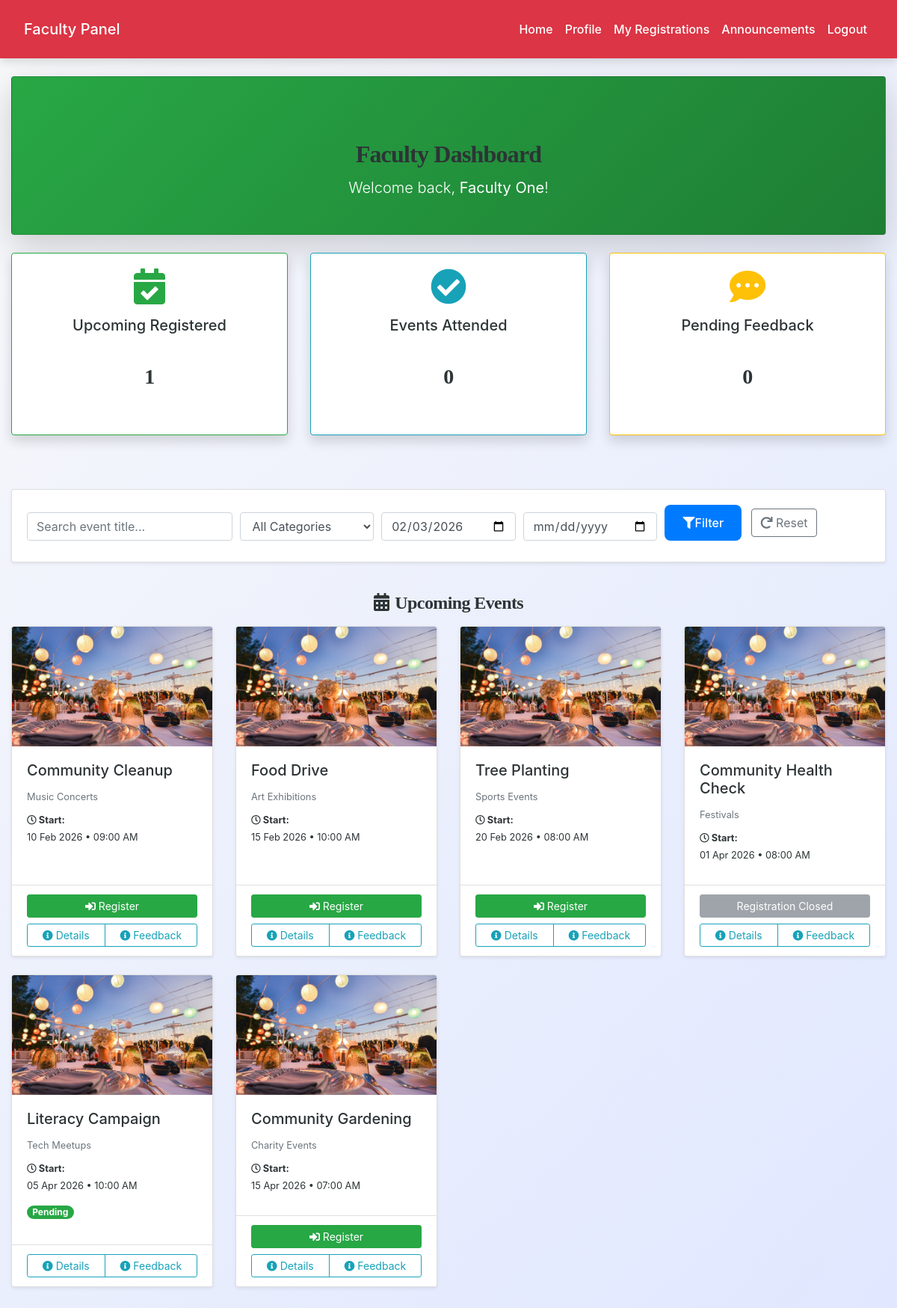
Page /faculty/dashboard.php (signed in) on the committed database.
### tables this page shows
CREATE TABLE `users` (
  `id` int(11) NOT NULL,
  `role` enum('Student','Faculty','Event Organizer') NOT NULL,
  `department` varchar(100) NOT NULL,
  `first_name` varchar(100) NOT NULL,
  `last_name` varchar(100) NOT NULL,
  `email` varchar(150) NOT NULL,
  `password_hash` varchar(255) NOT NULL,
  `phone` varchar(20) DEFAULT NULL,
  `profile_image` varchar(255) DEFAULT NULL,
  `system_notifications` tinyint(1) DEFAULT 1,
  `status` enum('pending','active','suspended') DEFAULT 'pending',
  `created_at` timestamp NOT NULL DEFAULT current_timestamp(),
  `updated_at` timestamp NOT NULL DEFAULT current_timestamp() ON UPDATE current_timestamp()
);

CREATE TABLE `events` (
  `event_id` int(11) NOT NULL,
  `title` varchar(255) NOT NULL,
  `description` text NOT NULL,
  `organizer_id` int(11) NOT NULL,
  `category_id` int(11) DEFAULT NULL,
  `event_type` enum('one_time','recurring') DEFAULT 'one_time',
  `start_datetime` datetime NOT NULL,
  `end_datetime` datetime NOT NULL,
  `capacity` int(11) DEFAULT 0,
  `registration_deadline` datetime DEFAULT NULL,
  `status` enum('pending','approved','rejected','cancelled','completed') DEFAULT 'pending',
  `banner_image` varchar(255) DEFAULT NULL,
  `created_at` datetime DEFAULT current_timestamp(),
  `updated_at` datetime DEFAULT current_timestamp() ON UPDATE current_timestamp()
);

CREATE TABLE `event_categories` (
  `id` int(11) NOT NULL,
  `name` varchar(100) NOT NULL
);

CREATE TABLE `event_registrations` (
  `id` int(11) NOT NULL,
  `event_id` int(11) NOT NULL,
  `user_id` int(11) NOT NULL,
  `status` enum('pending','confirmed','waitlisted','cancelled','attended','no_show') DEFAULT 'pending',
  `qr_code_token` varchar(64) DEFAULT NULL,
  `cancellation_reason` text DEFAULT NULL,
  `registered_at` timestamp NOT NULL DEFAULT current_timestamp()
);

### faculty/dashboard.php (the view, shortened to what this page needs)
<?php
include('config.php');
$user_id = $_SESSION['user_id'];
$stmt = $conn->prepare("SELECT first_name, last_name FROM users WHERE id = ? AND role = 'Faculty'");
$stmt->bind_param("i", $user_id);
$stmt->execute();
$result = $stmt->get_result();
if ($row = $result->fetch_assoc()) {
    $name = trim($row['first_name'] . ' ' . $row['last_name']);
} else {
    $name = "Faculty";
}
$stmt = $conn->prepare("
    SELECT COUNT(*) as count
    FROM event_registrations er
    JOIN events e ON er.event_id = e.event_id
    WHERE er.user_id = ?
    AND e.start_datetime > NOW()
    AND er.status IN ('confirmed', 'pending')
");
$stmt->bind_param("i", $user_id);
$stmt->execute();
$upcoming_registered = $stmt->get_result()->fetch_assoc()['count'] ?? 0;
$stmt = $conn->prepare("
    SELECT COUNT(DISTINCT er.event_id) as count
    FROM event_registrations er
    JOIN event_attendance ea ON ea.registration_id = er.id
    WHERE er.user_id = ?
");
$stmt->bind_param("i", $user_id);
$stmt->execute();
$attended = $stmt->get_result()->fetch_assoc()['count'] ?? 0;
$stmt = $conn->prepare("
    SELECT COUNT(DISTINCT er.event_id) as count
    FROM event_registrations er
    JOIN event_attendance ea ON ea.registration_id = er.id
    LEFT JOIN event_feedback ef ON ef.event_id = er.event_id AND ef.user_id = er.user_id
    WHERE er.user_id = ?
    AND ea.attended_at IS NOT NULL
    AND ef.id IS NULL
");
$stmt->bind_param("i", $user_id);
$stmt->execute();
$pending_feedback = $stmt->get_result()->fetch_assoc()['count'] ?? 0;
$search     = $_GET['search'] ?? '';
$from_date  = $_GET['from_date'] ?? date('Y-m-d');
$to_date    = $_GET['to_date'] ?? '';
$sql = "
    SELECT
        e.event_id,
        e.title,
        e.description,
        e.start_datetime,
        e.end_datetime,
        e.registration_deadline,
        e.banner_image,
        c.name AS category,
        er.status AS reg_status,
        er.id AS registration_id,
        er.qr_code_token
    FROM events e
    LEFT JOIN event_categories c ON e.category_id = c.id
    LEFT JOIN event_registrations er ON er.event_id = e.event_id AND er.user_id = ?
    WHERE e.status = 'approved'
      AND e.start_datetime > NOW()
";
$params = [$user_id];
$types  = "i";
if ($from_date !== '') {
    $sql .= " AND e.start_datetime >= ?";
    $params[] = "$from_date 00:00:00";
    $types .= "s";
}
$sql .= " ORDER BY e.start_datetime ASC LIMIT 12";
$stmt = $conn->prepare($sql);
$stmt->bind_param($types, ...$params);
$stmt->execute();
$events_result = $stmt->get_result();
$events = $events_result->fetch_all(MYSQLI_ASSOC);
?>
<!DOCTYPE html>
<html lang="en">
<head>
    <link rel="stylesheet" href="https://maxcdn.bootstrapcdn.com/bootstrap/4.5.2/css/bootstrap.min.css">
    <link rel="stylesheet" href="https://cdnjs.cloudflare.com/ajax/libs/font-awesome/5.15.4/css/all.min.css">
    <link rel="stylesheet" href="../css/style.css">
</head>
<body class="bg-light">
<?php include('navbar.php'); ?>
<div class="container-fluid mt-4 pb-5">
    <div class="card mb-4 shadow-lg text-white text-center py-4" style="background: linear-gradient(135deg, #28a745, #1e7e34);">
        <div class="card-body">
            <h2 class="mb-2">Faculty Dashboard</h2>
            <p class="lead mb-0">Welcome back, <strong><?= htmlspecialchars($name) ?></strong>!</p>
        </div>
    </div>
    <div class="row mb-5">
        <div class="col-md-4 mb-4">
            <div class="card stat-card shadow border-success">
                <div class="card-body text-center">
                    <i class="fas fa-calendar-check fa-3x text-success mb-3"></i>
                    <h5>Upcoming Registered</h5>
                    <h3 class="font-weight-bold"><?= $upcoming_registered ?></h3>
                </div>
            </div>
        </div>
        <div class="col-md-4 mb-4">
            <div class="card stat-card shadow border-info">
                <div class="card-body text-center">
                    <i class="fas fa-check-circle fa-3x text-info mb-3"></i>
                    <h5>Events Attended</h5>
                    <h3 class="font-weight-bold"><?= $attended ?></h3>
                </div>
            </div>
        </div>
        <div class="col-md-4 mb-4">
            <div class="card stat-card shadow border-warning">
                <div class="card-body text-center">
                    <i class="fas fa-comment-dots fa-3x text-warning mb-3"></i>
                    <h5>Pending Feedback</h5>
                    <h3 class="font-weight-bold"><?= $pending_feedback ?></h3>
                </div>
            </div>
        </div>
    </div>
    <div class="card mb-4 shadow-sm">
        <div class="card-body">
            <form method="GET" class="form-row align-items-end">
                <div class="col-md-3 mb-2">
                    <input type="text" name="search" class="form-control" placeholder="Search event title..." value="<?= htmlspecialchars($search) ?>">
                </div>
                <div class="col-md-2 mb-2">
                    <select name="category" class="form-control">
                        <option value="">All Categories</option>
                    </select>
                </div>
                <div class="col-md-2 mb-2">
                    <input type="date" name="from_date" class="form-control" value="<?= htmlspecialchars($from_date) ?>">
                </div>
                <div class="col-md-2 mb-2">
                    <input type="date" name="to_date" class="form-control" value="<?= htmlspecialchars($to_date) ?>">
                </div>
                <div class="col-md-3 mb-2">
                    <button type="submit" class="btn btn-primary mr-2"><i class="fas fa-filter"></i> Filter</button>
                    <a href="dashboard.php" class="btn btn-outline-secondary"><i class="fas fa-redo"></i> Reset</a>
                </div>
            </form>
        </div>
    </div>
    <h4 class="mb-3"><i class="fas fa-calendar-alt mr-2"></i>Upcoming Events</h4>
    <?php if (count($events) > 0): ?>
        <div class="row">
            <?php foreach ($events as $event): ?>
                <?php
                $now = date('Y-m-d H:i:s');
                $deadline_passed = $event['registration_deadline'] && $event['registration_deadline'] < $now;
                $is_registered = !empty($event['reg_status']);
                ?>
                <div class="col-md-4 col-lg-3 mb-4">
                    <div class="card event-card shadow-sm h-100">
                        <?php if (!empty($event['banner_image'])): ?>
                            <img src="../images/<?= htmlspecialchars($event['banner_image']) ?>" class="card-img-top event-img" alt="Event banner">
                        <?php else: ?>
                            <div class="bg-light text-center py-5 event-img"><i class="fas fa-image fa-3x text-muted"></i></div>
                        <?php endif; ?>
                        <div class="card-body">
                            <h5 class="card-title"><?= htmlspecialchars($event['title']) ?></h5>
                            <p class="text-muted small mb-2"><?= htmlspecialchars($event['category'] ?? 'General') ?></p>
                            <p class="small mb-2">
                                <strong><i class="far fa-clock"></i> Start:</strong><br>
                                <?= date('d M Y • h:i A', strtotime($event['start_datetime'])) ?>
                            </p>
                            <?php if ($is_registered): ?>
                                <span class="badge badge-pill badge-success mb-2">
                                    <?= ucfirst($event['reg_status']) ?>
                                </span>
                            <?php endif; ?>
                        </div>
                        <div class="card-footer bg-white text-center">
                            <?php if (!$is_registered && !$deadline_passed): ?>
                                <a href="event_register.php?event_id=<?= $event['event_id'] ?>" class="btn btn-success btn-sm btn-block mb-2">
                                    <i class="fas fa-sign-in-alt"></i> Register
                                </a>
                            <?php elseif ($deadline_passed): ?>
                                <button class="btn btn-secondary btn-sm btn-block mb-2" disabled>Registration Closed</button>
                            <?php endif; ?>
                            <div class="btn-group btn-group-sm w-100">
                                <a href="event_details.php?event_id=<?= $event['event_id'] ?>" class="btn btn-outline-info">
                                    <i class="fas fa-info-circle"></i> Details
                                </a>
                                <a href="event_feedback.php?event_id=<?= $event['event_id'] ?>" class="btn btn-outline-info">
                                    <i class="fas fa-info-circle"></i> Feedback
                                </a>
                            </div>
                        </div>
                    </div>
                </div>
            <?php endforeach; ?>
        </div>
    <?php else: ?>
        <div class="alert alert-info text-center">
            No upcoming events match your filters.
        </div>
    <?php endif; ?>
</div>
</body>
</html>

### css/style.css (style rules this page uses)
:root { --primary: #007bff; --secondary: #6c757d; --success: #28a745; --info: #17a2b8; --warning: #ffc107; --danger: #dc3545; --light: #f8f9fa; --dark: #2d3436; --accent: #ff6f61; --highlight: #6f42c1; --shadow: rgba(0, 0, 0, 0.15); --transition: all 0.3s ease-in-out; }
body { font-family: 'Inter', 'Segoe UI', Tahoma, Geneva, Verdana, sans-serif; background: linear-gradient(135deg, var(--light) 0%, #e0e7ff 100%); color: var(--dark); line-height: 1.8; margin: 0; padding: 0; min-height: 100vh; font-size: 16px; }
h1, h2, h3, h4 { text-align: center; margin: 2.5rem 0; font-family: 'Georgia', 'Times New Roman', serif; color: var(--dark); font-weight: 700; letter-spacing: -0.025em; }
h2 { font-size: 2rem; }
h3 { font-size: 1.75rem; }
h4 { font-size: 1.5rem; }
.btn-primary { background-color: var(--primary); color: #fff; border: none; border-radius: 8px; padding: 0.75rem 1.5rem; font-size: 1rem; font-weight: 500; cursor: pointer; transition: var(--transition); display: inline-flex; align-items: center; justify-content: center; }
a { color: var(--primary); text-decoration: none; font-weight: 500; transition: var(--transition); }

### faculty/dashboard.php (style rules this page uses)
.stat-card { transition: transform 0.2s; }
.event-card { min-height: 380px; }
.event-img { height: 160px; object-fit: cover; }

### rows in the picture
users: name "Faculty One"
events: banner_image (picture), title "Community Cleanup", category.name "Music Concerts", start_datetime "10 Feb 2026 • 09:00 AM"
events: banner_image (picture), title "Food Drive", category.name "Art Exhibitions", start_datetime "15 Feb 2026 • 10:00 AM"
events: banner_image (picture), title "Tree Planting", category.name "Sports Events", start_datetime "20 Feb 2026 • 08:00 AM"
events: banner_image (picture), title "Community Health Check", category.name "Festivals", start_datetime "01 Apr 2026 • 08:00 AM", shows "Registration Closed"
events: banner_image (picture), title "Literacy Campaign", category.name "Tech Meetups", start_datetime "05 Apr 2026 • 10:00 AM", event_registrations.status "Pending"
events: banner_image (picture), title "Community Gardening", category.name "Charity Events", start_datetime "15 Apr 2026 • 07:00 AM"

### other values in the picture
$upcoming_registered "1"
$attended "0"
$pending_feedback "0"
